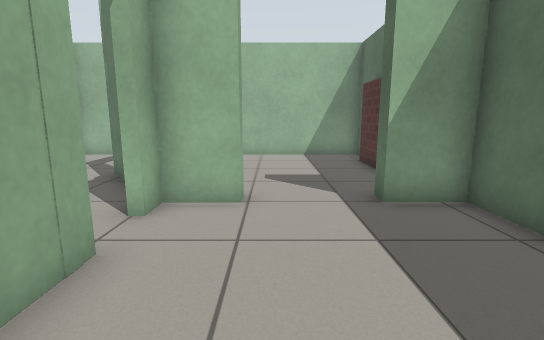
[1] (above)

15 first-person views from a walk through a robot-simulator world made for Gazebo. The camera is 0.86 m above the floor, tilts 10° down and sees 85° across. The floor is counted in squares, 0.5 m on a side. Each view is taken from the middle of a square. On the plan, view 1 faces up. The plan holds only what a view shows up to about 15 squares ahead; the rest is blank. Simple patterns stand in for the simulator's built-in surfaces.

[2]
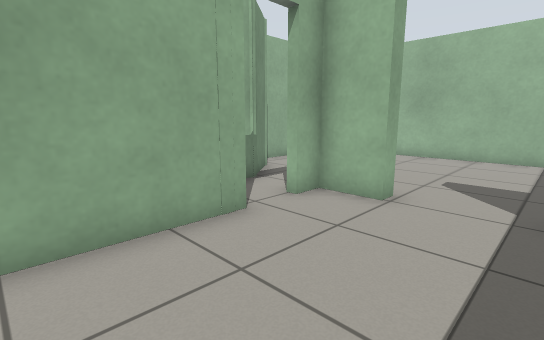

[3]
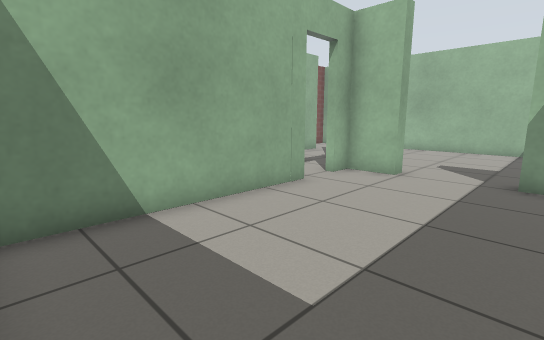

[4]
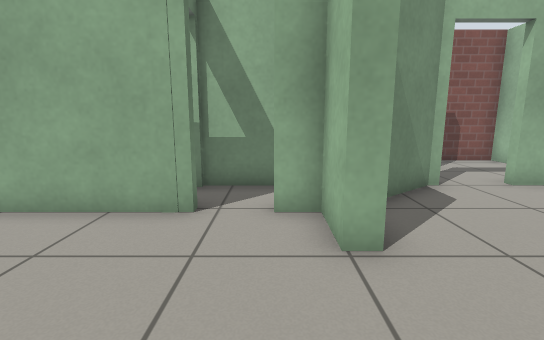

[5]
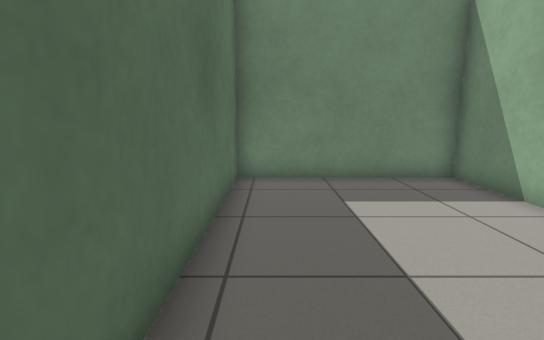

[6]
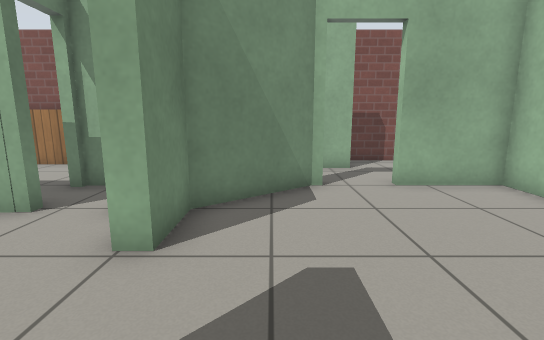

[7]
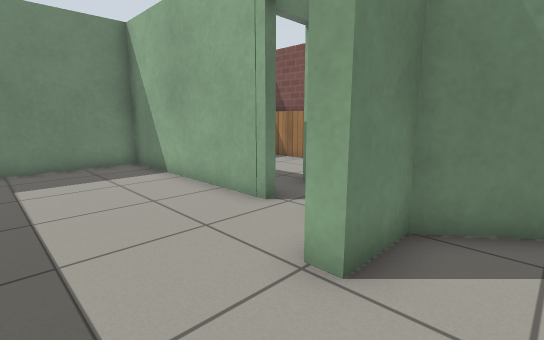

[8]
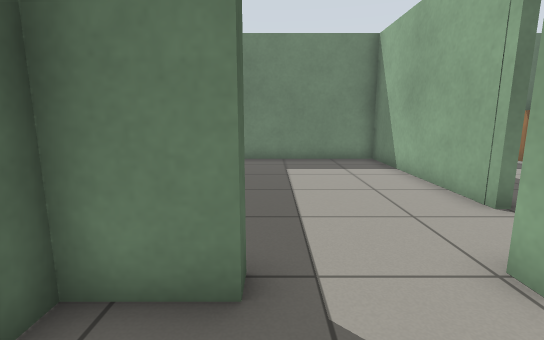

[9]
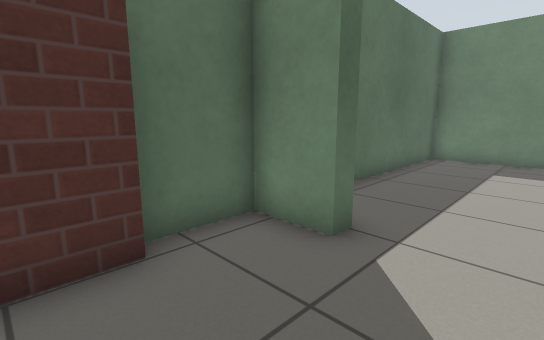

[10]
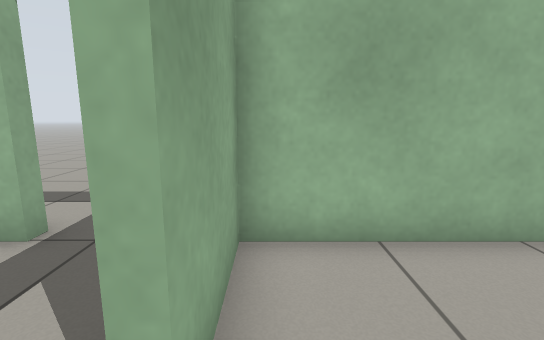

[11]
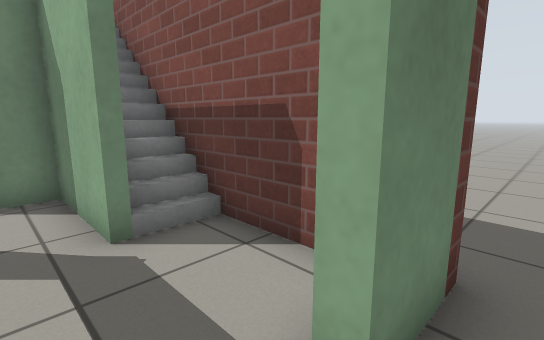

[12]
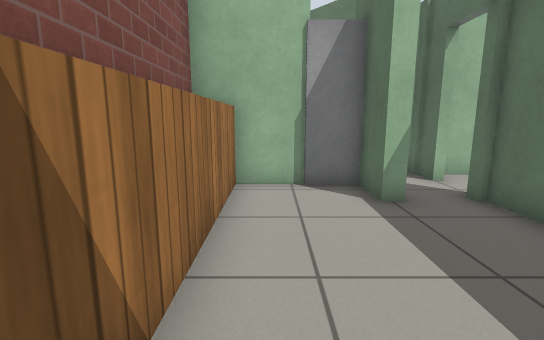

[13]
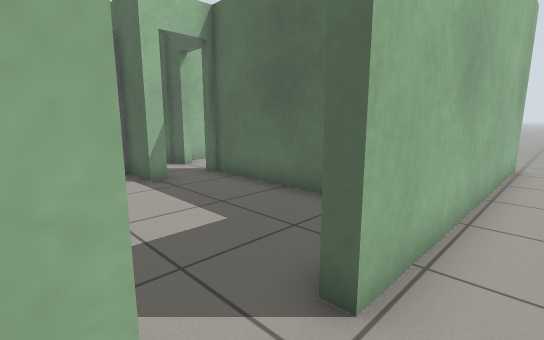

[14]
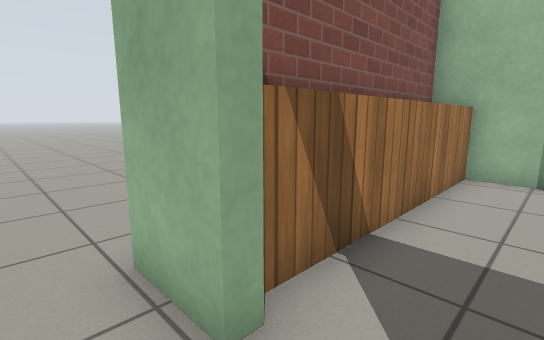

[15]
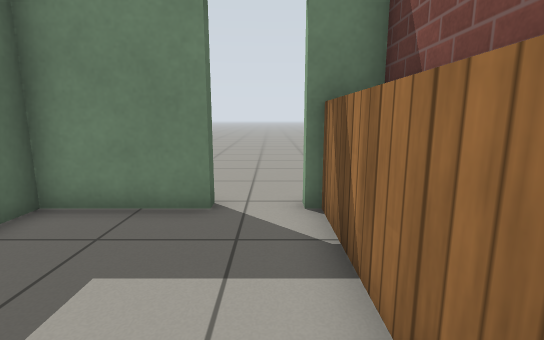

### Floor plan
Ten units are one square. View 1 is at (0, 0); x grows to the right and y downward. Boxes are objects, and circles mark ways between rooms. Rooms are numbered by the first view taken in them; rooms with no view inside come last. Other rooms are left out.
<svg viewBox="-105 -148 155 203">
<path fill="none" stroke="#000" d="M-23 -36 -23 35 40 35 40 -59 23 -59M-6 -59 -23 -59 -23 -50M35 -86 35 -119M-25 -65 -6 -65 -6 -59M-45 -91 -24 -65M23 -59 23 -65 40 -65 40 -85M40 -139 -45 -139 -45 -112M-76 39 -95 39M-95 -143 -74 -143M45 39 -58 39M-80 -24 -80 35M-43 -29 -47 -29M-58 35 -25 35 -25 -30M-80 -46 -80 -24M-47 -29 -47 -45M-74 -139 -90 -139 -90 -61M-72 -107 -72 -75 -61 -75M-25 -50 -25 -65M-40 -80 -47 -89M-58 -74 -45 -57 -45 -32"/>
<rect x="-55" y="-55" width="10" height="10" fill="#bbb"><title>door leaf</title></rect>
<circle cx="10" cy="-60" r="3" fill="#2a7"/>
<circle cx="-28" cy="-38" r="3" fill="#2a7"/>
<circle cx="-50" cy="-105" r="3" fill="#2a7"/>
<circle cx="-65" cy="40" r="3" fill="#2a7"/>
<circle cx="-65" cy="-140" r="3" fill="#2a7"/>
<circle cx="-65" cy="-35" r="3" fill="#2a7"/>
<circle cx="-70" cy="-120" r="3" fill="#2a7"/>
<circle cx="-60" cy="-80" r="3" fill="#2a7"/>
<text x="10" y="-10">1</text>
<text x="0" y="-100">2</text>
<text x="-100" y="-50">3</text>
<text x="-60" y="0">4</text>
<text x="-70" y="-60">5</text>
<text x="-60" y="-110">6</text>
<text x="-40" y="-60">7</text>
</svg>
Room 1 opens to room 2. Room 1 opens to room 7. Room 2 opens to room 6. Room 3 opens to room 4. Room 3 opens to room 6. Room 4 opens to room 5. Room 5 opens to room 6. Room 6 opens to room 7.

Where each view was taken, in squares from view 1:
view 1: 0 up, 0 right, facing up
view 2: 0 up, 2 right, facing up-left
view 3: 3 down, 3 right, facing up-left
view 4: 5 up, 3 right, facing left
view 5: 5 up, 3 right, facing down
view 6: 8 up, 3 right, facing left
view 7: 8 up, 2 right, facing down-left
view 8: 9 up, 2 right, facing down
view 9: 10 up, 0 right, facing down-right
view 10: 10 up, 4 left, facing up
view 11: 15 up, 6 left, facing down-left
view 12: 3 down, 7 left, facing up
view 13: 5 down, 8 left, facing up-right
view 14: 5 down, 6 left, facing up-left
view 15: 2 up, 7 left, facing down
